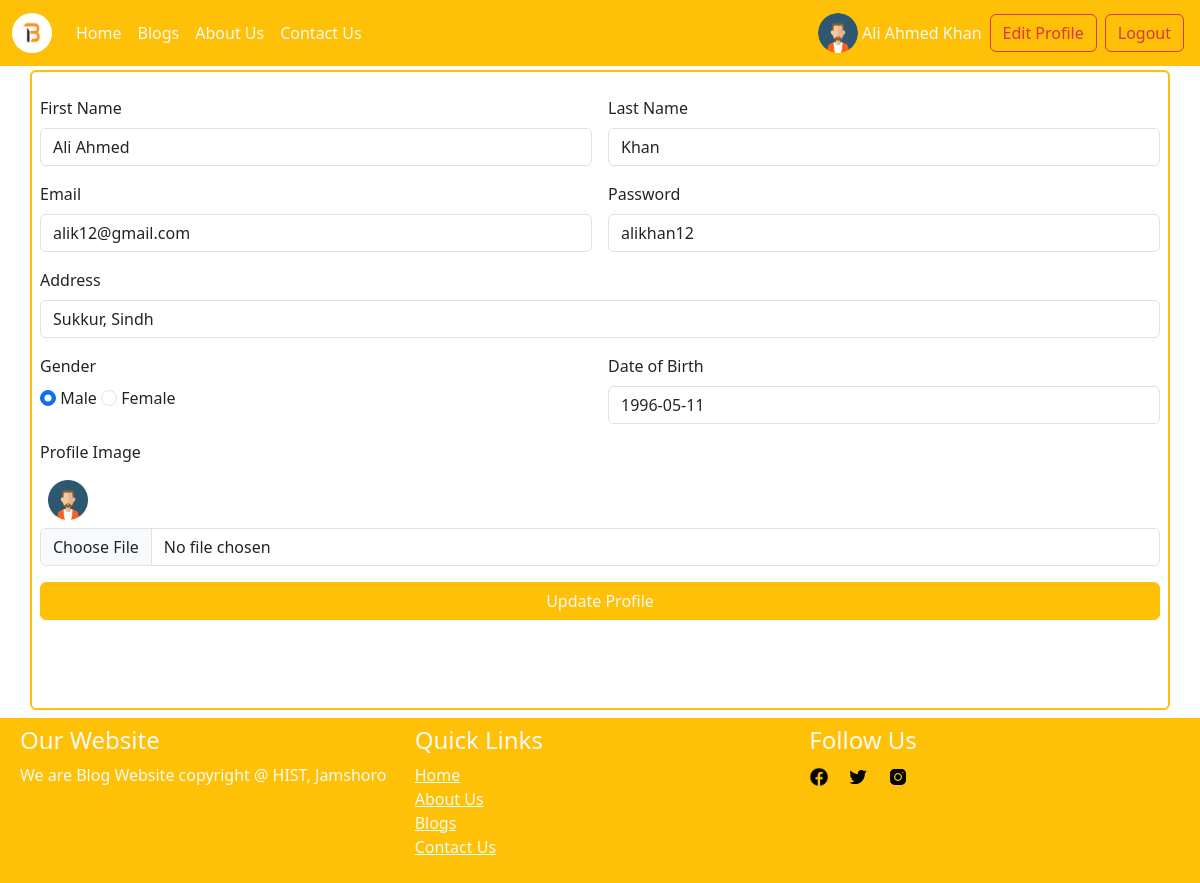
The app's page /edit-profile.php?user_id=5 (signed in) with its own data.
### tables this page shows
CREATE TABLE `user` (
  `user_id` int(11) NOT NULL AUTO_INCREMENT,
  `role_id` int(11) DEFAULT 2,
  `first_name` varchar(200) NOT NULL,
  `last_name` varchar(200) NOT NULL,
  `email` varchar(200) NOT NULL,
  `password` varchar(200) NOT NULL,
  `gender` enum('Male','Female') NOT NULL,
  `date_of_birth` date NOT NULL,
  `profile_img` text NOT NULL,
  `home_town` varchar(200) NOT NULL,
  `approval` enum('Pending','Approved','Rejected') NOT NULL DEFAULT 'Pending',
  `status` enum('Active','Inactive') NOT NULL DEFAULT 'Inactive',
  `created_at` timestamp NOT NULL DEFAULT current_timestamp(),
  `updated_at` timestamp NULL DEFAULT NULL,
  PRIMARY KEY (`user_id`),
  UNIQUE KEY `email` (`email`),
  KEY `role_id` (`role_id`),
  CONSTRAINT `user_ibfk_1` FOREIGN KEY (`role_id`) REFERENCES `role` (`role_id`)
);

### require/database-library.php (called while the page is built, shortened)
<?php
class Database{
	public $connection;
	public function __construct($hostname="localhost",$username="root",$password="",$database_name="20518_syed_azhar_ali_shah"){
		$this->connection = mysqli_connect($hostname,$username,$password,$database_name);
	}
	public function user_by_user_id($user_id){
		$this->query = "SELECT * FROM user WHERE user_id = {$user_id}";
		$this->result = mysqli_query($this->connection, $this->query);
		return $this->result;
	}
}
 ?>

### edit-profile.php (the view, shortened to what this page needs)
<?php
require_once('require/general-library.php');
require_once('require/database-library.php');
if (isset($_SESSION['user'])) {
if (isset($_GET['user_id'])) {
	$user_id = $_GET['user_id'];
	$db = new Database();
	$result = $db->user_by_user_id($user_id);
	if ($result->num_rows > 0) {
		$row = mysqli_fetch_assoc($result);
?>
	<div class="container border border-2 border-warning p-2 rounded" style="margin-top: 70px; min-height: 80vh;">
		<form class="row g-3" method="POST" action="user-process.php" enctype="multipart/form-data">
			<div class="col-md-6">
		     <label for="first_name" class="form-label">First Name</label>
		     <input type="text" class="form-control" name="first_name" id="first_name" value="<?php echo $row['first_name']; ?>" required>
			</div>
			<div class="col-md-6">
			 <label for="last_name" class="form-label">Last Name</label>
			 <input type="text" class="form-control" name="last_name" id="last_name" value="<?php echo $row['last_name'] ?>" required>
			</div>
		  <div class="col-md-6">
		    <label for="email" class="form-label">Email</label>
		    <input type="email" class="form-control" name="email" id="email" value="<?php echo $row['email']; ?>" required>
		  </div>
		  <div class="col-md-6">
		    <label for="password" class="form-label">Password</label>
		    <input type="text" class="form-control" name="password" id="password" value="<?php echo $row['password'] ?>" required>
		  </div>
		  <div class="col-12">
		    <label for="address" class="form-label">Address</label>
		    <input type="text" class="form-control" name="address" id="address" placeholder="1234 Main St" value="<?php echo $row['home_town']; ?>" required>
		  </div>
		  <div class="col-md-6">
		  	<div class="mb-2"><label>Gender</label></div>
			  <input class="form-check-input gender" type="radio" name="gender" value="Male" id="gender_male" <?php echo ($row['gender'] == 'Male')?'checked': ''; ?>>
			  <label class="form-check-label" for="gender_male">
			    Male
			  </label>
			  <input class="form-check-input gender" type="radio" name="gender" value="Female" id="gender_female" <?php echo ($row['gender'] == 'Female')?'checked': ''; ?> >
			  <label class="form-check-label" for="gender_female">
			    Female
			  </label>
		  </div>
		  <div class="col-md-6">
		    <label for="date_of_birth" class="form-label">Date of Birth</label>
		    <input type="text" class="form-control" name="date_of_birth" id="date_of_birth" placeholder="YYYY-MM-DD" value="<?php echo $row['date_of_birth']; ?>" required>
		  </div>
		  <div class="col-12">
		      <label for="profile_image" class="form-label">Profile Image</label>
		      <div class="m-1 p-1">
		      	<img src="Profile_Images/<?php echo $row['profile_img']; ?>" style="width: 40px; height: 40px;">
		      </div>
  			  <input class="form-control" type="file" id="profile_image" name="profile_image">
		  </div>
		  <div class="d-grid gap-2">
		    <button type="submit" class="btn btn-warning text-light" name="update_profile" value="update_profile">Update Profile</button>
		  </div>
		</form>
	</div>
<?php
	}
}else{
	header("location: index.php");
}
}else{
	header("location: index.php");
}
 ?>

### main/sidebars.css (style rules this page uses)
body { min-height: 100vh; min-height: -webkit-fill-available; }
html { height: -webkit-fill-available; }

### records on screen
user: first_name "Ali Ahmed", last_name "Khan", email "alik12@gmail.com", password "alikhan12", address "Sukkur, Sindh", gender "☑ Male", gender "☐ Female", date_of_birth "1996-05-11", profile_img (picture)

### other values on screen
$_SESSION['user']['first_name'] "Ali Ahmed"
$_SESSION['user']['last_name'] "Khan"
